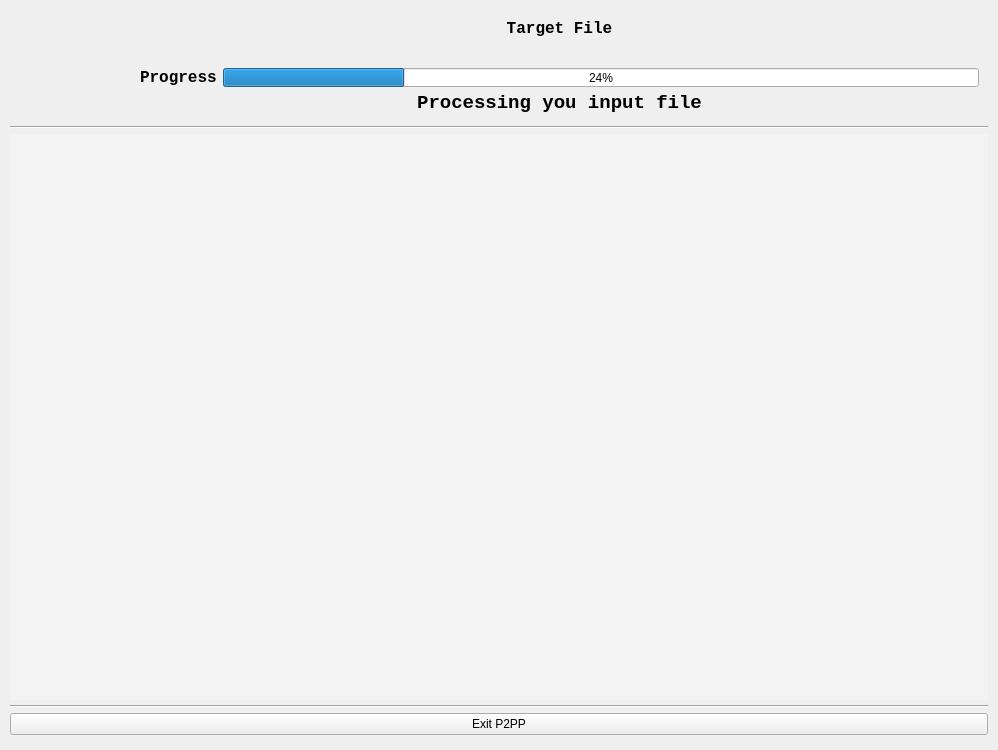
<?xml version="1.0" encoding="UTF-8"?>
<ui version="4.0">
 <author>Tom Van den Eede</author>
 <class>MainWindow</class>
 <widget class="QMainWindow" name="MainWindow">
  <property name="geometry">
   <rect>
    <x>0</x>
    <y>0</y>
    <width>998</width>
    <height>750</height>
   </rect>
  </property>
  <property name="windowTitle">
   <string>P2PP - Palette 2 Post Processing Script</string>
  </property>
  <property name="windowIcon">
   <iconset resource="image.qrc">
    <normaloff>:/newPrefix/icons/icon.png</normaloff>:/newPrefix/icons/icon.png</iconset>
  </property>
  <widget class="QWidget" name="verticalLayoutWidget">
   <layout class="QVBoxLayout" name="v" stretch="0,0,1,0,0">
    <property name="spacing">
     <number>5</number>
    </property>
    <property name="leftMargin">
     <number>10</number>
    </property>
    <property name="topMargin">
     <number>10</number>
    </property>
    <property name="rightMargin">
     <number>10</number>
    </property>
    <property name="bottomMargin">
     <number>15</number>
    </property>
    <item>
     <layout class="QHBoxLayout" name="h" stretch="1,0">
      <property name="spacing">
       <number>0</number>
      </property>
      <property name="sizeConstraint">
       <enum>QLayout::SetMinAndMaxSize</enum>
      </property>
      <property name="bottomMargin">
       <number>0</number>
      </property>
      <item>
       <widget class="QLabel" name="label">
        <property name="maximumSize">
         <size>
          <width>121</width>
          <height>111</height>
         </size>
        </property>
        <property name="text">
         <string/>
        </property>
        <property name="pixmap">
         <pixmap resource="image.qrc">:/newPrefix/icons/icon.png</pixmap>
        </property>
        <property name="scaledContents">
         <bool>true</bool>
        </property>
        <property name="alignment">
         <set>Qt::AlignCenter</set>
        </property>
       </widget>
      </item>
      <item>
       <widget class="QFrame" name="frame">
        <property name="maximumSize">
         <size>
          <width>16777215</width>
          <height>111</height>
         </size>
        </property>
        <property name="frameShape">
         <enum>QFrame::NoFrame</enum>
        </property>
        <property name="frameShadow">
         <enum>QFrame::Plain</enum>
        </property>
        <property name="lineWidth">
         <number>0</number>
        </property>
        <layout class="QVBoxLayout" name="verticalLayout" stretch="1,1,1,1">
         <item>
          <widget class="QLabel" name="label_4">
           <property name="font">
            <font>
             <family>Courier New</family>
             <pointsize>12</pointsize>
             <weight>75</weight>
             <bold>true</bold>
            </font>
           </property>
           <property name="text">
            <string>Target File</string>
           </property>
           <property name="alignment">
            <set>Qt::AlignCenter</set>
           </property>
          </widget>
         </item>
         <item>
          <widget class="QLabel" name="filename">
           <property name="font">
            <font>
             <family>Courier New</family>
             <pointsize>12</pointsize>
            </font>
           </property>
           <property name="text">
            <string>&lt;name of the file to be processed&gt;</string>
           </property>
           <property name="alignment">
            <set>Qt::AlignCenter</set>
           </property>
          </widget>
         </item>
         <item>
          <layout class="QHBoxLayout" name="horizontalLayout" stretch="0,1">
           <item>
            <widget class="QLabel" name="label_5">
             <property name="font">
              <font>
               <family>Courier New</family>
               <pointsize>12</pointsize>
               <weight>75</weight>
               <bold>true</bold>
              </font>
             </property>
             <property name="text">
              <string>Progress</string>
             </property>
            </widget>
           </item>
           <item>
            <widget class="QProgressBar" name="progress">
             <property name="value">
              <number>24</number>
             </property>
            </widget>
           </item>
          </layout>
         </item>
         <item>
          <widget class="QLabel" name="label_6">
           <property name="font">
            <font>
             <family>Courier New</family>
             <pointsize>14</pointsize>
             <weight>75</weight>
             <bold>true</bold>
            </font>
           </property>
           <property name="text">
            <string>Processing you input file</string>
           </property>
           <property name="alignment">
            <set>Qt::AlignCenter</set>
           </property>
          </widget>
         </item>
        </layout>
       </widget>
      </item>
     </layout>
    </item>
    <item>
     <widget class="Line" name="line">
      <property name="orientation">
       <enum>Qt::Horizontal</enum>
      </property>
     </widget>
    </item>
    <item>
     <widget class="QTextBrowser" name="textBrowser">
      <property name="palette">
       <palette>
        <active>
         <colorrole role="Base">
          <brush brushstyle="SolidPattern">
           <color alpha="255">
            <red>243</red>
            <green>243</green>
            <blue>243</blue>
           </color>
          </brush>
         </colorrole>
        </active>
        <inactive>
         <colorrole role="Base">
          <brush brushstyle="SolidPattern">
           <color alpha="255">
            <red>243</red>
            <green>243</green>
            <blue>243</blue>
           </color>
          </brush>
         </colorrole>
        </inactive>
        <disabled>
         <colorrole role="Base">
          <brush brushstyle="SolidPattern">
           <color alpha="255">
            <red>236</red>
            <green>236</green>
            <blue>236</blue>
           </color>
          </brush>
         </colorrole>
        </disabled>
       </palette>
      </property>
      <property name="font">
       <font>
        <family>Courier New</family>
       </font>
      </property>
      <property name="frameShape">
       <enum>QFrame::NoFrame</enum>
      </property>
      <property name="frameShadow">
       <enum>QFrame::Plain</enum>
      </property>
     </widget>
    </item>
    <item>
     <widget class="Line" name="line_2">
      <property name="orientation">
       <enum>Qt::Horizontal</enum>
      </property>
     </widget>
    </item>
    <item>
     <widget class="QPushButton" name="exitButton">
      <property name="maximumSize">
       <size>
        <width>16777215</width>
        <height>40</height>
       </size>
      </property>
      <property name="text">
       <string>Exit P2PP</string>
      </property>
     </widget>
    </item>
   </layout>
  </widget>
 </widget>
 <resources>
  <include location="image.qrc"/>
  <include location="image.qrc"/>
 </resources>
 <connections/>
</ui>
